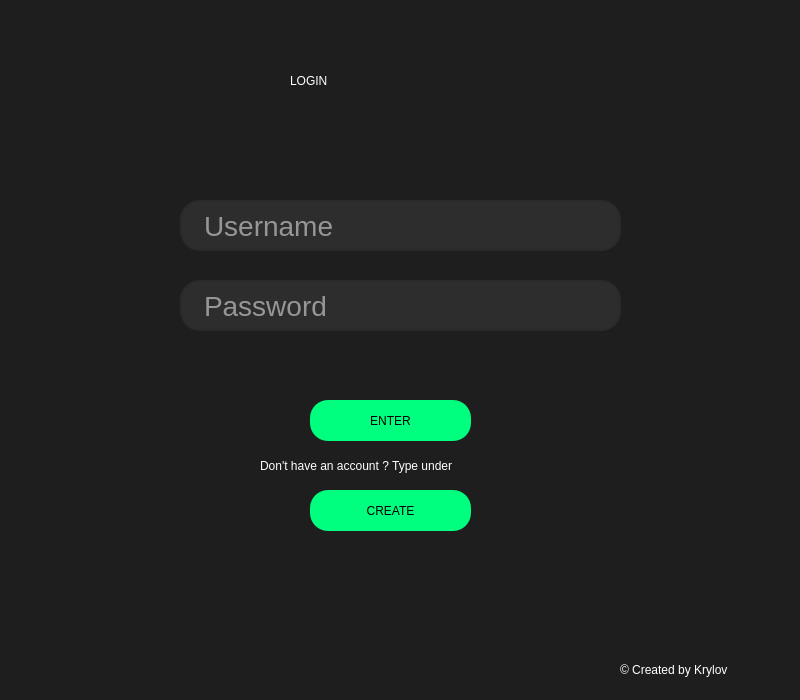
<?xml version="1.0" encoding="UTF-8"?>
<ui version="4.0">
 <class>Dialog</class>
 <widget class="QDialog" name="Dialog">
  <property name="geometry">
   <rect>
    <x>0</x>
    <y>0</y>
    <width>800</width>
    <height>700</height>
   </rect>
  </property>
  <property name="windowTitle">
   <string>Dialog</string>
  </property>
  <property name="styleSheet">
   <string notr="true">background-color: rgb(30, 30, 30)</string>
  </property>
  <widget class="QLabel" name="label_2">
   <property name="geometry">
    <rect>
     <x>290</x>
     <y>50</y>
     <width>221</width>
     <height>61</height>
    </rect>
   </property>
   <property name="styleSheet">
    <string notr="true">color: rgb(255, 255, 255);
font: 87 46pt &quot;Arial Black&quot;;
</string>
   </property>
   <property name="text">
    <string>LOGIN</string>
   </property>
  </widget>
  <widget class="QLineEdit" name="username">
   <property name="geometry">
    <rect>
     <x>180</x>
     <y>200</y>
     <width>441</width>
     <height>51</height>
    </rect>
   </property>
   <property name="autoFillBackground">
    <bool>false</bool>
   </property>
   <property name="styleSheet">
    <string notr="true">QLineEdit {
	border: 2px solid rgb(42, 42, 42);
	border-radius: 20px;
	color: #FFF;
	padding-left:20px;
	padding-right:20px;
	background-color:rgb(45, 45, 45);
	font-size: 28px;
}</string>
   </property>
   <property name="placeholderText">
    <string>Username</string>
   </property>
  </widget>
  <widget class="QPushButton" name="loginButton">
   <property name="geometry">
    <rect>
     <x>310</x>
     <y>400</y>
     <width>161</width>
     <height>41</height>
    </rect>
   </property>
   <property name="styleSheet">
    <string notr="true">background-color: rgb(0, 255, 127);
font: 87 18pt &quot;Arial Black&quot;;
border-radius: 18px;</string>
   </property>
   <property name="text">
    <string>ENTER</string>
   </property>
  </widget>
  <widget class="QLineEdit" name="password">
   <property name="geometry">
    <rect>
     <x>180</x>
     <y>280</y>
     <width>441</width>
     <height>51</height>
    </rect>
   </property>
   <property name="styleSheet">
    <string notr="true">QLineEdit {
	border: 2px solid rgb(42, 42, 42);
	border-radius: 20px;
	color: #FFF;
	padding-left:20px;
	padding-right:20px;
	background-color:rgb(45, 45, 45);
	font-size: 28px;
}</string>
   </property>
   <property name="placeholderText">
    <string>Password</string>
   </property>
  </widget>
  <widget class="QLabel" name="label">
   <property name="geometry">
    <rect>
     <x>260</x>
     <y>450</y>
     <width>271</width>
     <height>31</height>
    </rect>
   </property>
   <property name="styleSheet">
    <string notr="true">color: rgb(255, 255, 255);
font: 87 10pt &quot;Arial Black&quot;;
</string>
   </property>
   <property name="text">
    <string>Don't have an account ? Type under</string>
   </property>
  </widget>
  <widget class="QPushButton" name="createButton">
   <property name="geometry">
    <rect>
     <x>310</x>
     <y>490</y>
     <width>161</width>
     <height>41</height>
    </rect>
   </property>
   <property name="styleSheet">
    <string notr="true">background-color: rgb(0, 255, 127);
font: 87 18pt &quot;Arial Black&quot;;
border-radius: 18px;</string>
   </property>
   <property name="text">
    <string>CREATE</string>
   </property>
  </widget>
  <widget class="QLabel" name="login_error_label">
   <property name="geometry">
    <rect>
     <x>216</x>
     <y>360</y>
     <width>361</width>
     <height>20</height>
    </rect>
   </property>
   <property name="styleSheet">
    <string notr="true">font: 87 12pt &quot;Arial Black&quot;;
color: red;</string>
   </property>
   <property name="text">
    <string/>
   </property>
  </widget>
  <widget class="QLabel" name="label_3">
   <property name="geometry">
    <rect>
     <x>620</x>
     <y>660</y>
     <width>161</width>
     <height>20</height>
    </rect>
   </property>
   <property name="styleSheet">
    <string notr="true">color: rgb(255, 255, 255);
font: 87 10pt &quot;Arial Black&quot;;
</string>
   </property>
   <property name="text">
    <string>© Created by Krylov</string>
   </property>
  </widget>
 </widget>
 <resources>
  <include location="Resource/login_form.qrc"/>
 </resources>
 <connections/>
</ui>
